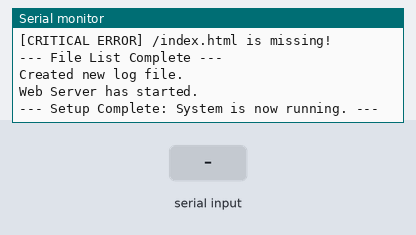
This sketch was run on a simulated ESP32. On the bench: the last lines printed to the serial monitor. Inputs (shaded band) come from the test bench. WiFi joins after 1.5 s; servers stay silent unless stated; storage starts empty; no MQTT or app messages arrive unless stated; web services answer with replies made up by the test bench.

Above: at 2.8 s.
2.9 s: "ANOMALY,1\n" received over the second serial link
At 4.3 s:
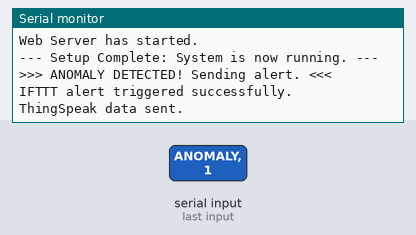
4.6 s: ",LEVEL:\n" received over the second serial link
At 5.5 s:
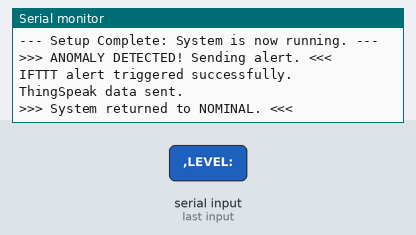

The sketch:

reciever.ino
```cpp
// =================================================================
//                 AQUARIUM AUTOMATION - RECEIVER
// =================================================================
// This code is the central hub for the aquarium monitor. It:
// - Listens for sensor data from a transmitter ESP32.
// - Listens for anomaly data from an STM32 board.
// - Hosts a web server to display live data.
// - Logs all data to a local CSV file.
// - Sends data and alerts to cloud services (ThingSpeak, IFTTT).
// -----------------------------------------------------------------

// --- LIBRARIES ---
#include <WiFi.h>
#include <ESPAsyncWebServer.h>
#include <SPIFFS.h>
#include <ArduinoJson.h>
#include <WiFiClientSecure.h>
#include <PubSubClient.h>
#include <HardwareSerial.h>
#include <HTTPClient.h>

// --- CONFIGURATION: NETWORK & SERVICES ---
const char* WIFI_SSID       = "HACHIMAN_PRATHVI";
const char* WIFI_PASSWORD   = "prathvi9607";

const char* THINGSPEAK_API_KEY = "TGFKUWTJRHCZDTEM";

const char* MQTT_SERVER     = "4be1c9efcf4447819f8e105ac8f70131.s1.eu.hivemq.cloud";
const int   MQTT_PORT       = 8883;
const char* MQTT_TOPIC      = "sr_method/vibration/status";
const char* MQTT_CLIENT_ID  = "ESP32_Receiver_Client";
const char* MQTT_USERNAME   = "sr_method";
const char* MQTT_PASSWORD   = "Such1r_Df";

const char* IFTTT_API_KEY   = "YOUR_IFTTT_KEY_HERE";
const char* IFTTT_EVENT     = "aquarium_anomaly";

// --- CONFIGURATION: HARDWARE & TIMING ---
#define STM32_RX_PIN        16
#define STM32_TX_PIN        17 // Not used for receiving, but good practice to define
#define TRANSMITTER_RX_PIN  21
#define TRANSMITTER_TX_PIN  22

const unsigned long LOG_INTERVAL_MS = 120000; // 2 minutes
const char* LOG_FILE_PATH = "/datalog.csv";

// --- GLOBAL STATE VARIABLES ---
// These variables hold the latest data from all sensors.
float   g_temperature = 0.0;
int     g_waterLevel  = 0;
String  g_pumpStatus  = "OFF";
String  g_anomalyStatus = "NOMINAL";
int     g_anomalyValue  = 0;
bool    g_notificationSent = false;

// --- GLOBAL OBJECTS ---
WiFiClientSecure g_secureClient;
PubSubClient     g_mqttClient(g_secureClient);
AsyncWebServer   g_server(80);
HardwareSerial   g_stmSerial(2);
HardwareSerial   g_transmitterSerial(1);
unsigned long    g_lastLogTime = 0;

// =================================================================
//                  FUNCTION PROTOTYPES
// =================================================================
// --- SETUP FUNCTIONS ---
void setupCommunications();
void setupNetworking();
void setupFileSystem();
void setupWebServer();

// --- NETWORK FUNCTIONS ---
void connectWiFi();
void connectMQTT();
void sendToThingSpeak();
void triggerIFTTT(const String& status, int value);

// --- LOGIC & HANDLER FUNCTIONS ---
void handleStmMessage(const String& message);
void handleTransmitterMessage(const String& message);
void listFiles();
void logData();
void checkSerialPorts();


// =================================================================
//                   PRIMARY SETUP AND LOOP
// =================================================================
void setup() {
    Serial.begin(115200);
    Serial.println("\n\n--- Booting Aquarium Monitor Receiver ---");

    setupCommunications();
    setupNetworking();
    setupFileSystem();
    setupWebServer();

    Serial.println("\n--- Setup Complete: System is now running. ---");
}

void loop() {
    // Keep MQTT connection alive
    if (!g_mqttClient.connected()) {
        connectMQTT();
    }
    g_mqttClient.loop();

    // Check for incoming data on serial ports
    checkSerialPorts();

    // Periodically log data to the CSV file
    if (millis() - g_lastLogTime > LOG_INTERVAL_MS) {
        logData();
        g_lastLogTime = millis();
    }
}


// =================================================================
//                       SETUP FUNCTIONS
// =================================================================
void setupCommunications() {
    g_stmSerial.begin(9600, SERIAL_8N1, STM32_RX_PIN, STM32_TX_PIN);
    Serial.println("UART for STM32 initialized.");
    g_transmitterSerial.begin(9600, SERIAL_8N1, TRANSMITTER_RX_PIN, TRANSMITTER_TX_PIN);
    Serial.println("UART for Transmitter ESP32 initialized.");
}

void setupNetworking() {
    connectWiFi();
    connectMQTT();
}

void setupFileSystem() {
    if (!SPIFFS.begin(true)) {
        Serial.println("[FATAL] Failed to mount SPIFFS. Halting.");
        while (1) { delay(1000); }
    }
    Serial.println("File System mounted.");
    listFiles(); // List files for debugging purposes

    // Create log file with header if it doesn't exist
    if (!SPIFFS.exists(LOG_FILE_PATH)) {
        File file = SPIFFS.open(LOG_FILE_PATH, FILE_WRITE);
        if (file) {
            file.println("Timestamp,Temp,Level,Pump,Anomaly,Value");
            file.close();
            Serial.println("Created new log file.");
        }
    }
}


// =================================================================
//                       NETWORK FUNCTIONS
// =================================================================
void connectWiFi() {
    Serial.print("Connecting to WiFi...");
    WiFi.begin(WIFI_SSID, WIFI_PASSWORD);
    WiFi.setSleep(false);

    unsigned long startTime = millis();
    while (WiFi.status() != WL_CONNECTED) {
        if (millis() - startTime > 20000) { // 20-second timeout
            Serial.println("\n[FATAL] WiFi connection failed. Please check credentials. Rebooting.");
            delay(1000);
            ESP.restart();
        }
        Serial.print(".");
        delay(500);
    }
    Serial.println("\nWiFi connected. IP Address: " + WiFi.localIP().toString());
}

void connectMQTT() {
    g_secureClient.setInsecure(); // Required for HiveMQ Cloud with this library
    g_mqttClient.setServer(MQTT_SERVER, MQTT_PORT);

    if (g_mqttClient.connect(MQTT_CLIENT_ID, MQTT_USERNAME, MQTT_PASSWORD)) {
        Serial.println("MQTT connected successfully.");
        g_mqttClient.publish(MQTT_TOPIC, "ESP32 Receiver Online");
    } else {
        Serial.println("[Warning] MQTT connection failed. Will retry in the background.");
    }
}

void sendToThingSpeak() {
    if (WiFi.status() != WL_CONNECTED) return;

    WiFiClient client;
    if (client.connect("api.thingspeak.com", 80)) {
        String url = "/update?api_key=" + String(THINGSPEAK_API_KEY);
        url += "&field1=" + String(g_anomalyStatus == "ANOMALY" ? 1 : 0);
        url += "&field2=" + String(g_anomalyValue);
        url += "&field3=" + String(g_temperature);
        url += "&field4=" + String(g_waterLevel);

        client.print("GET " + url + " HTTP/1.1\r\n");
        client.print("Host: api.thingspeak.com\r\n");
        client.print("Connection: close\r\n\r\n");
        client.stop();
        Serial.println("ThingSpeak data sent.");
    }
}

void triggerIFTTT(const String& status, int value) {
    if (WiFi.status() != WL_CONNECTED) return;

    HTTPClient http;
    String url = "https://maker.ifttt.com/trigger/" + String(IFTTT_EVENT) + "/with/key/" + String(IFTTT_API_KEY);
    http.begin(url);
    http.addHeader("Content-Type", "application/json");

    JsonDocument doc;
    doc["value1"] = status;
    doc["value2"] = value;
    String payload;
    serializeJson(doc, payload);

    if (http.POST(payload) == HTTP_CODE_OK) {
        Serial.println("IFTTT alert triggered successfully.");
    } else {
        Serial.println("[Error] IFTTT alert failed.");
    }
    http.end();
}


// =================================================================
//                  LOGIC & HANDLER FUNCTIONS
// =================================================================

void checkSerialPorts() {
    if (g_stmSerial.available()) {
        String message = g_stmSerial.readStringUntil('\n');
        handleStmMessage(message);
    }
    if (g_transmitterSerial.available()) {
        String message = g_transmitterSerial.readStringUntil('\n');
        handleTransmitterMessage(message);
    }
}

void handleStmMessage(const String& message) {
    String msg = message;
    msg.trim();

    int comma = msg.indexOf(',');
    if (comma == -1) return; // Invalid format

    g_anomalyStatus = msg.substring(0, comma);
    g_anomalyValue = msg.substring(comma + 1).toInt();

    if (g_anomalyStatus == "ANOMALY") {
        if (!g_notificationSent) {
            Serial.println(">>> ANOMALY DETECTED! Sending alert. <<<");
            triggerIFTTT(g_anomalyStatus, g_anomalyValue);
            g_notificationSent = true;
        }
    } else { // NOMINAL
        if (g_notificationSent) {
            Serial.println(">>> System returned to NOMINAL. <<<");
            g_notificationSent = false;
        }
    }

    // Always send data when anomaly is detected or things have changed
    if (g_anomalyStatus == "ANOMALY") {
      if (g_mqttClient.connected()) g_mqttClient.publish(MQTT_TOPIC, msg.c_str());
      sendToThingSpeak();
    }
}

void handleTransmitterMessage(const String& message) {
    String msg = message;
    msg.trim();

    // More robust parsing
    int tempStart = msg.indexOf("TEMP:") + 5;
    int levelStart = msg.indexOf("LEVEL:") + 6;
    int pumpStart = msg.indexOf("PUMP:") + 5;

    if (tempStart > 4 && levelStart > 5 && pumpStart > 4) {
        g_temperature = msg.substring(tempStart, msg.indexOf(",LEVEL:")).toFloat();
        g_waterLevel = msg.substring(levelStart, msg.indexOf(",PUMP:")).toInt();
        g_pumpStatus = msg.substring(pumpStart);
    }
}

void logData() {
    File file = SPIFFS.open(LOG_FILE_PATH, FILE_APPEND);
    if (file) {
        String entry = String(millis()) + "," + String(g_temperature) + "," +
                       String(g_waterLevel) + "," + g_pumpStatus + "," +
                       g_anomalyStatus + "," + String(g_anomalyValue);
        file.println(entry);
        file.close();
        Serial.println("Data logged to CSV.");
    }
}

void listFiles() {
    Serial.println("\n--- Listing Files in SPIFFS ---");
    File root = SPIFFS.open("/");
    File file = root.openNextFile();
    while(file){
        Serial.printf("  FILE: %s, SIZE: %d bytes\n", file.name(), file.size());
        file = root.openNextFile();
    }
    if (!SPIFFS.exists("/index.html")) {
      Serial.println("[CRITICAL ERROR] /index.html is missing!");
    }
    Serial.println("--- File List Complete ---\n");
}


// =================================================================
//                       WEB SERVER SETUP
// =================================================================

void setupWebServer() {
    // Handler for live data
    g_server.on("/data", HTTP_GET, [](AsyncWebServerRequest *request){
        JsonDocument doc;
        doc["temperature"] = g_temperature;
        doc["waterLevel"] = g_waterLevel;
        doc["pumpStatus"] = g_pumpStatus;
        doc["anomalyStatus"] = g_anomalyStatus;
        doc["anomalyValue"] = g_anomalyValue;
        String json;
        serializeJson(doc, json);
        request->send(200, "application/json", json);
    });

    // Handler to download the full log file
    g_server.on("/download", HTTP_GET, [](AsyncWebServerRequest *request){
        request->send(SPIFFS, LOG_FILE_PATH, "text/csv", true);
    });

    // Handler to clear the log file
    g_server.on("/clear", HTTP_POST, [](AsyncWebServerRequest *request){
        SPIFFS.remove(LOG_FILE_PATH);
        // Recreate the file with a header
        File file = SPIFFS.open(LOG_FILE_PATH, FILE_WRITE);
        if (file) { file.println("Timestamp,Temp,Level,Pump,Anomaly,Value"); file.close(); }
        request->send(200, "text/plain", "Log Cleared");
    });

    // This serves the main web page and all associated files (CSS, JS)
    g_server.serveStatic("/", SPIFFS, "/").setDefaultFile("index.html");

    // Handler for "Page Not Found"
    g_server.onNotFound([](AsyncWebServerRequest *request){
        request->send(404, "text/plain", "Error: Not Found");
    });

    g_server.begin();
    Serial.println("Web Server has started.");
}
```

Measured:
- after the input at 2.9 s, the serial monitor: prints a new line at once (image 1)
- after the input at 4.6 s, the serial monitor: prints a new line at once (image 2)
